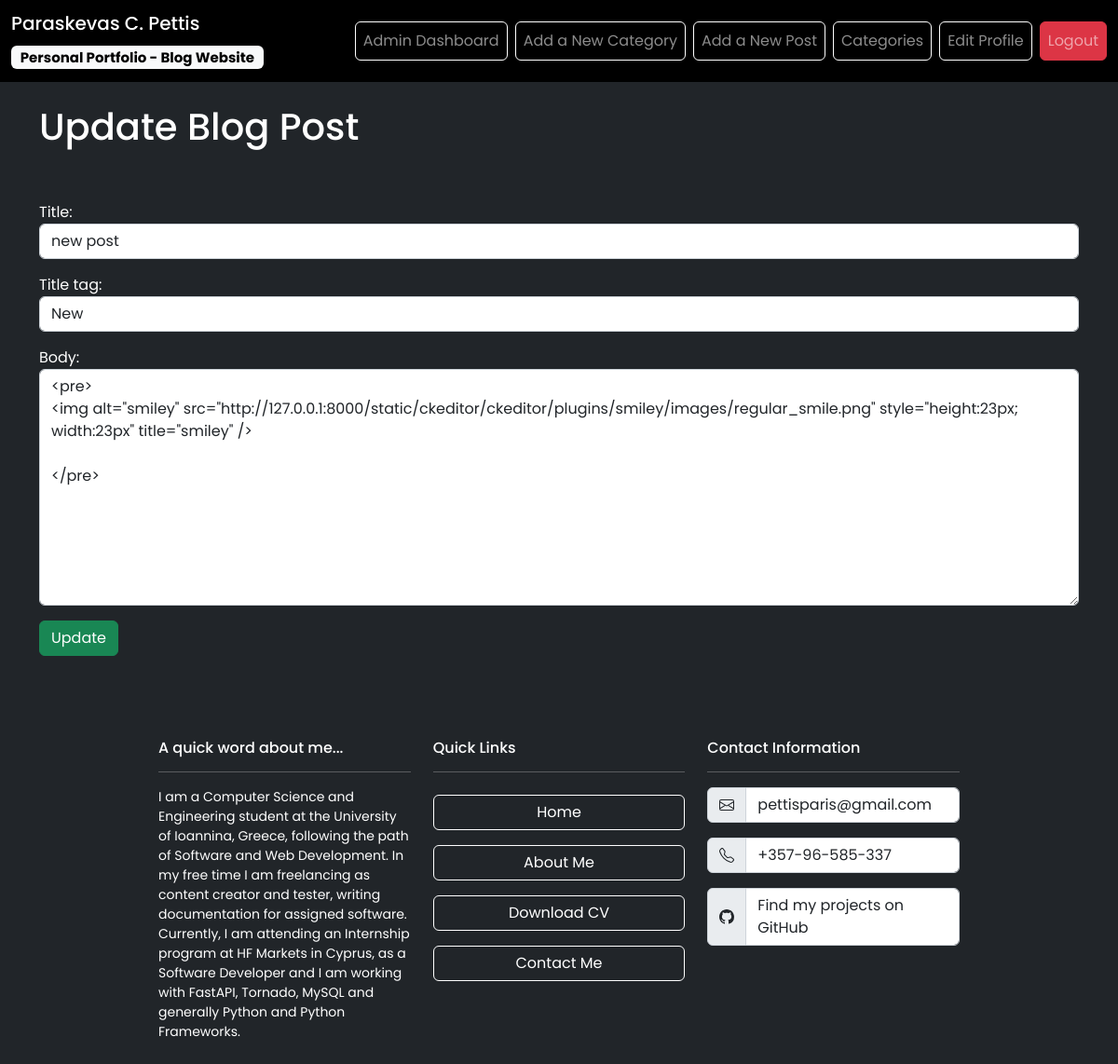
/article/edit/1 (signed in), run on the app's committed database.
### main_blog/models.py (models this page shows, shortened)
class Post(models.Model):
    title = models.CharField(max_length=255)
    title_tag = models.CharField(max_length=255)
    author = models.ForeignKey(User, on_delete=models.CASCADE) ## if user gets deleted all user's posts get deleted.
    img_url = models.CharField(max_length=255, default="https://media.istockphoto.com/id/1047259374/photo/programming-source-code-abstract-background.jpg?b=1&s=612x612&w=0&k=20&c=ujRPoiaJlm5U3WDWcVVa1YVlFIt6Gcjr-RstzOEPbIU=")
    body = RichTextField(blank=True, null=True)
    post_date = models.DateField(auto_now_add=True)
    category = models.CharField(max_length=255, default='general')
    status = models.CharField(max_length=100, default='basic') # basic - featured - ad
    approved = models.CharField(max_length=100, default='pending') # pending - declined - approved
    likes = models.ManyToManyField(User, related_name="blog_post")

### main_blog/views.py (the view)
# urls.py: path('article/edit/<int:pk>', UpdatePostView.as_view(), name="update_post"),
class UpdatePostView(UpdateView):
    model = Post
    form_class = EditForm
    template_name = 'update_post.html'

### main_blog/forms.py
class EditForm(forms.ModelForm):
    class Meta:
        model = Post
        fields = ('title', 'title_tag', 'body')
        widgets = {
            'title': forms.TextInput(attrs={'class': 'form-control'}),
            'title_tag': forms.TextInput(attrs={'class': 'form-control'}),
            'body': forms.Textarea(attrs={'class': 'form-control'}),
        }

### main_blog/templates/update_post.html (shortened to what this page needs)
{% extends 'base.html' %}
{% block content %}
    {% if user.is_authenticated %}
        <h1>Update Blog Post</h1>
        <br><br>
        <form method="POST">
            {{form.as_p}}
            <button class="btn btn-success" action="submit">Update</button>
        </form>
    {% endif %}
    <br>
{% endblock %}

### data on the page
Post: title "new post", title_tag "New", body "<pre> <img alt=\"smiley\" src=\"http://127.0.0.1:8000/static/ckeditor/ckeditor/plugins/smiley/images/regular_smile.png\" style=\"height:23px; width:23px\" title=\"smiley\" /> </pre>"
